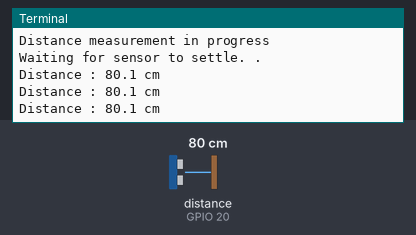
Bench run of a program on a simulated Raspberry Pi (BCM pin numbers). Shown: the last lines printed to the terminal. The test bench sets the inputs (shaded band); at power-on: distance to the obstacle (sensor on GPIO 20) 80 cm. The echo pulse lasts 58.3 µs per cm; the clock reads 2024-03-15 10:24:30 at power-on unless the program sets it.

Above: at 3.2 s.
3.3 s: distance to the obstacle (sensor on GPIO 20) set to 2 cm
At 3.88 s:
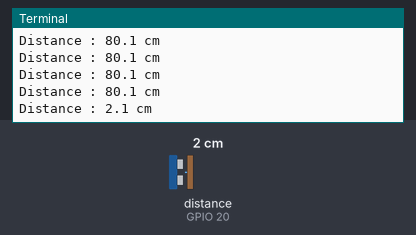
4.8 s: distance to the obstacle (sensor on GPIO 20) set to 4 cm
At 5.08 s:
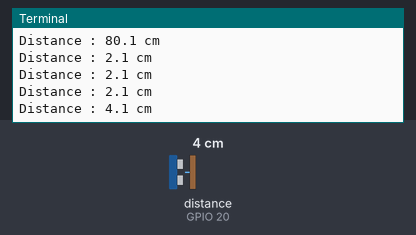
Timing chart, 0 to 7.8 s (numbered marks = the images above; inputs shaded):
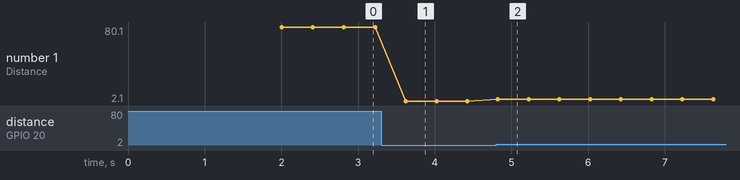

The program:

ex08_HC_SR04_Ultrasonic.py
```python
import RPi.GPIO as GPIO
import time

TRIG = 21
ECHO = 20
GPIO.setmode(GPIO.BCM)
GPIO.setup(TRIG, GPIO.OUT)
GPIO.setup(ECHO, GPIO.IN)

print("Distance measurement in progress")

GPIO.output(TRIG, False)
print("Waiting for sensor to settle. . ")
time.sleep(2)

try:
    while True:
        GPIO.output(TRIG, True)
        time.sleep(0.00001)
        GPIO.output(TRIG, False)

        # time 갱신
        while GPIO.input(ECHO) == 0:
            start = time.time()
        while GPIO.input(ECHO) == 1:
            stop = time.time()

        check_time = stop - start
        distance = check_time * 34300 / 2
        print("Distance : %.1f cm" %distance)
        time.sleep(0.4)

except KeyboardInterrupt:
    print("Measurement stopped by User")
    GPIO.cleanup()
```

Measured:
- after the input at 3.3 s, the terminal: prints a new line after 0.32 s (image 1)
- after the input at 4.8 s, the terminal: prints a new line at once (image 2)
- plotted number 1: 80.1 → 2.1 after the input at 3.3 s, 2.1 → 4.1 after the input at 4.8 s
